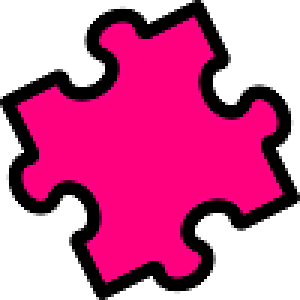
//> input picture Traitement/test.png, 100 x 100 px (shown 3 times larger)
$ ./otsu test.png   (built with g++ and OpenCV 4)
//> lines starting //> are read from the running program, lines starting //| are printed output that depends on the picture; after the words box and inside, x2 and y2 are one past the last pixel; in counts of white or black regions, pixels touching at a corner belong together
#include <stdio.h>
#include <cv.h>
#include <highgui.h>
#include <cxcore.h>
#include <iostream>
//A. HAfiane, INSA CVL
using namespace std ;
double *histo(IplImage *img){//IplImage ancien Mat
int i, j, hist[256]={0};
double *p = new double[256];

  for(i=0; i<img->height;i++)
     for(j=0;j<img->width;j++)
           hist[(int)cvGet2D(img,i,j).val[0]]++;


   for(i=0;i<256;i++)
	p[i]=(double)hist[i]/(img->width*img->height)	;

return p;
}


double somme(double *p, int debut, int fin){
double s=0.0;
  for(int i=debut;i<=fin;i++)
      s += p[i];

return s ;
}

double moyenne(double *p, double w, int debut, int fin){
double moy=0.0;
  for(int i=debut;i<=fin;i++)
      moy += i*p[i];
  if (w !=0.0)
    moy /=w;

return moy ;
}

double variance(double *p, double mu, double w, int debut, int fin){
double var=0.0;

  for(int i=debut;i<=fin;i++)
      var += (i-mu)*(i-mu)*p[i];
  if(w !=0.0)
   var /=w;
return var ;
}

int main (int argc, char *argv[])
{
int k, k_opt;
double min, w1, w2, mu1, mu2, sigma1, sigma2, sigmaw;
double *p;

 IplImage* img=cvLoadImage(argv[1], 0);
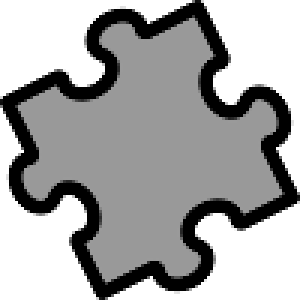
//> img: 100 rows x 100 cols, CV_8UC1 (shown 3 times larger); min 0, max 255, mean 165.6
    if(!img){
        std::cout << "could not load image file: " << argv[1] << std::endl ;
        exit(0);
    }

  IplImage* dst_f=cvCreateImage(cvGetSize(img),IPL_DEPTH_8U,1);

  min = 10000000000;
  p = histo(img);
//> after the loop in histo, `for(i=0; i<img->height;i++)`: hist = 256 values, max 3882 at index 255, min 0 at index 4, mean 39.06
  for(k=0;k<256;k++){
     w1 = somme(p,0,k);
     w2 = somme(p,k+1,255);

     mu1 = moyenne(p,w1,0,k);
     mu2 = moyenne(p,w1,k+1,255);

     sigma1 = variance(p,mu1,w1,0,k);
     sigma2 = variance(p,mu2,w2,k+1,255);

     sigmaw = w1*sigma1+w2*sigma2;

        if(sigmaw<min){
         min = sigmaw;
	     k_opt = k;
	    }
    }
//> this loop made 256 passes
//> (w1, w2, mu1, mu2, sigma1) on passes 1, 2, 3, 4, 10, 11, 12, 13, 14, 15: (0.161, 0.839, 0, 1027.1, 0), (0.161, 0.839, 0.00124, 1025.8, 0.00124), (0.162, 0.838, 0.00248, 1025.1, 0.00371), (0.162, 0.838, 0.00433, 1024.5, 0.00926), (0.162, 0.838, 0.00989, 1023.9, 0.0593), (0.162, 0.838, 0.0284, 1022, 0.244), (0.162, 0.838, 0.0419, 1020.7, 0.392), (0.162, 0.838, 0.0567, 1019.4, 0.567), (0.163, 0.837, 0.0885, 1016.9, 0.976), (0.163, 0.837, 0.106, 1015.6, 1.21)
//> (w2, mu1, mu2, sigma1, sigma2, sigmaw, min) on pass 61: (0.824, 3.23, 938, 135, 547119.2, 450904.7, 450904.7)

  cvThreshold(img,dst_f,k_opt,255,CV_THRESH_BINARY);
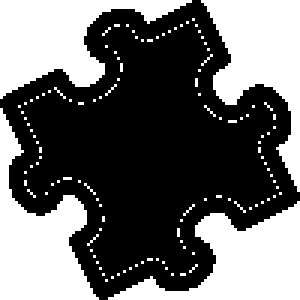
//> dst_f: 100 rows x 100 cols, CV_8UC1 (shown 3 times larger); 41.4% white; 122 white regions (118 under 20 px), largest, box (x1, y1, x2, y2) and area: (0, 0, 64, 33) 992, (67, 0, 100, 64) 992, (0, 36, 33, 100) 992, (36, 67, 100, 100) 992
  cout << k_opt << endl;
//| 153

    cvNamedWindow("mainWin", CV_WINDOW_AUTOSIZE);
    cvMoveWindow("mainWin", 100, 100);
    cvShowImage("mainWin",img);
    cvNamedWindow("Sobel", CV_WINDOW_AUTOSIZE);
    cvShowImage("Sobel",dst_f);
    cvWaitKey(0);
    cvReleaseImage(&img);
    cvReleaseImage(&dst_f);

}
